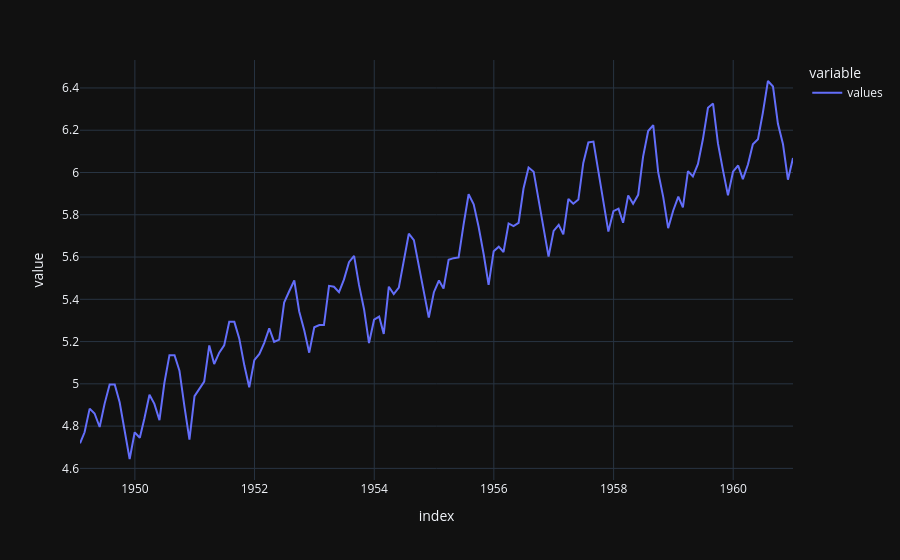

The cell this chart's notebook holds for it:
### Markdown cell above
The variance is the amplitude of the time series. In the case of this example, the amplitude is constant over time. But the mean is not constant. Because if a I take the average until the year 1952 the average (mean) could be around 5. But if I take it between 1952 and 1954, the average can be 5.4 or 5.3. That is not a constant mean. That's why we have to differentiate the data.

### Code cell
series.plot()

### Figure 1 — Plotly figure (JSON) as saved in the notebook; plotly's stock layout.template omitted (floating-point values rounded to 4 significant figures; data arrays with more than 128 entries replaced by an {"elided": "..."} marker saying what was removed)
{"data": [{"hovertemplate": "variable=values<br>index=%{x}<br>value=%{y}<extra></extra>", "legendgroup": "values", "line": {"color": "#636efa", "dash": "solid"}, "marker": {"symbol": "circle"}, "mode": "lines", "name": "values", "orientation": "v", "showlegend": true, "type": "scatter", "x": {"elided": "144 str values"}, "xaxis": "x", "y": {"elided": "144 float values"}, "yaxis": "y"}], "layout": {"legend": {"title": {"text": "variable"}, "tracegroupgap": 0}, "margin": {"t": 60}, "xaxis": {"anchor": "y", "domain": [0, 1], "title": {"text": "index"}}, "yaxis": {"anchor": "x", "domain": [0, 1], "title": {"text": "value"}}}}
